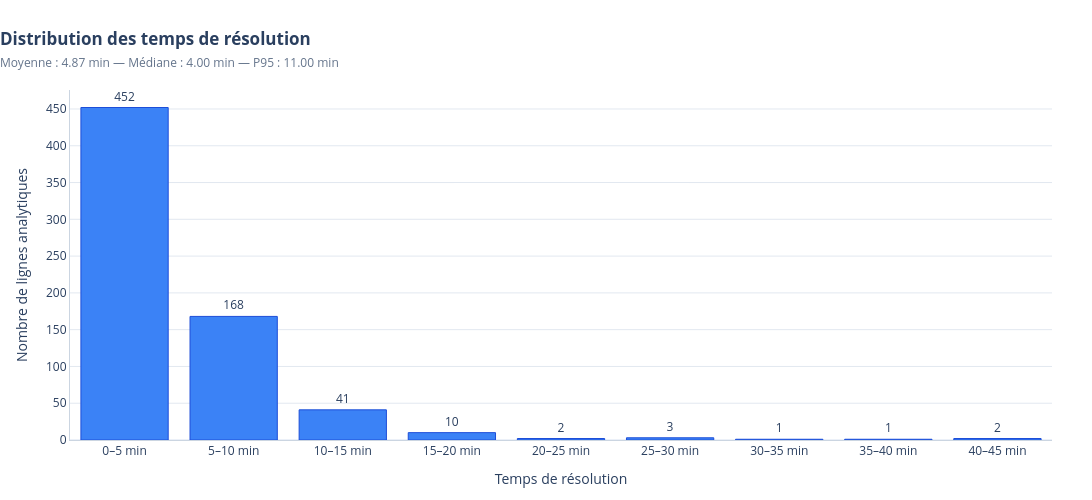

Notebook code for this chart:
### Code cell
import plotly.express as px

# 1. Création du graphique en barres avec une couleur professionnelle
fig_distribution = px.bar(
    distribution,
    x="Classe de durée",
    y="Nombre de lignes",
    text="Nombre de lignes",
    title=(
        "<b>Distribution des temps de résolution</b>"
        f"<br><span style='font-size:12px; color:#64748b;'>Moyenne : {temps_moyen:.2f} min — "
        f"Médiane : {temps_median:.2f} min — "
        f"P95 : {temps_p95:.2f} min</span>"
    ),
    labels={
        "Classe de durée": "Temps de résolution (intervalles)",
        "Nombre de lignes": "Nombre de lignes analytiques"
    },
    hover_data={
        "Pourcentage": True
    }
)

# 2. Personnalisation avancée de l'apparence des barres et des infobulles
fig_distribution.update_traces(
    textposition="outside",
    marker=dict(
        color="#3b82f6",  # Bleu pro
        line=dict(color="#1d4ed8", width=1) # Contour plus sombre pour du relief
    ),
    hovertemplate=(
        "<b>Intervalle :</b> %{x}<br>"
        "<b>Volume :</b> %{y} lignes<br>"
        "<b>Part :</b> %{customdata[0]:.1f}%"
        "<extra></extra>"
    )
)

# 3. Mise en page aux standards professionnels
fig_distribution.update_layout(
    template="plotly_white",
    height=500,
    width=1100,
    title={
        "x": 0.0,
        "xanchor": "left" # Titre aligné à gauche (plus moderne et lisible qu'un centrage)
    },
    xaxis=dict(
        title="Temps de résolution",
        showgrid=False,
        linecolor="#cbd5e1"
    ),
    yaxis=dict(
        title="Nombre de lignes analytiques",
        showgrid=True,
        gridcolor="#e2e8f0", # Grille subtile pour la lecture horizontale
        linecolor="#cbd5e1",
        rangemode="tozero",
        autorange=True # Laisse de l'espace en haut pour les textes "outside"
    ),
    margin=dict(t=90, b=60, l=70, r=40),
    showlegend=False
)

fig_distribution.show()

### Figure 1 — Plotly figure (JSON) as saved in the notebook; plotly's stock layout.template omitted (floating-point values rounded to 4 significant figures)
{"data": [{"customdata": [[66.5], [24.7], [6.0], [1.5], [0.3], [0.4], [0.1], [0.1], [0.3]], "hovertemplate": "<b>Intervalle :</b> %{x}<br><b>Volume :</b> %{y} lignes<br><b>Part :</b> %{customdata[0]:.1f}%<extra></extra>", "legendgroup": "", "marker": {"color": "#3b82f6", "line": {"color": "#1d4ed8", "width": 1}, "pattern": {"shape": ""}}, "name": "", "orientation": "v", "showlegend": false, "text": [452.0, 168.0, 41.0, 10.0, 2.0, 3.0, 1.0, 1.0, 2.0], "textposition": "outside", "type": "bar", "x": ["0–5 min", "5–10 min", "10–15 min", "15–20 min", "20–25 min", "25–30 min", "30–35 min", "35–40 min", "40–45 min"], "xaxis": "x", "y": [452, 168, 41, 10, 2, 3, 1, 1, 2], "yaxis": "y"}], "layout": {"barmode": "relative", "height": 500, "legend": {"tracegroupgap": 0}, "margin": {"b": 60, "l": 70, "r": 40, "t": 90}, "showlegend": false, "title": {"text": "<b>Distribution des temps de résolution</b><br><span style='font-size:12px; color:#64748b;'>Moyenne : 4.87 min — Médiane : 4.00 min — P95 : 11.00 min</span>", "x": 0, "xanchor": "left"}, "width": 1100, "xaxis": {"anchor": "y", "domain": [0, 1], "linecolor": "#cbd5e1", "showgrid": false, "title": {"text": "Temps de résolution"}}, "yaxis": {"anchor": "x", "autorange": true, "domain": [0, 1], "gridcolor": "#e2e8f0", "linecolor": "#cbd5e1", "rangemode": "tozero", "showgrid": true, "title": {"text": "Nombre de lignes analytiques"}}}}
